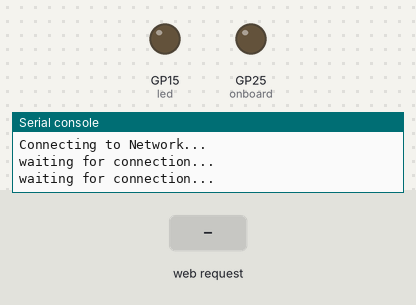
Recording of a program running on a simulated Raspberry Pi Pico running MicroPython. On the bench: output pins drawn as LEDs (lit = HIGH), the last lines printed to the serial console. Inputs (shaded band) come from the test bench. WiFi joins after 1.5 s; values from a settings file that is not in the repository are placeholders.

Above: at 1.2 s.
1.3 s: HTTP request GET /light/on received
At 2.12 s:
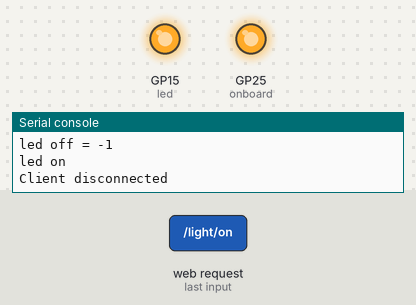
At 3.3 s:
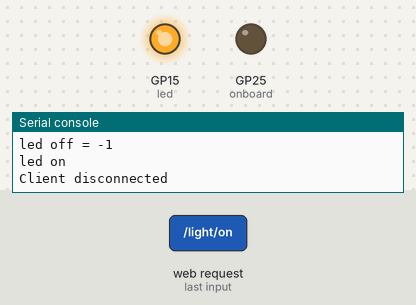
3.7 s: HTTP request GET /light/off received
At 7.37 s:
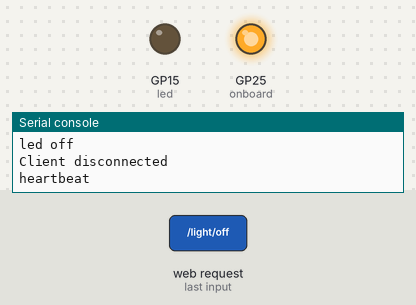
Timing chart, 0 to 14.2 s (numbered marks = the images above; inputs shaded):
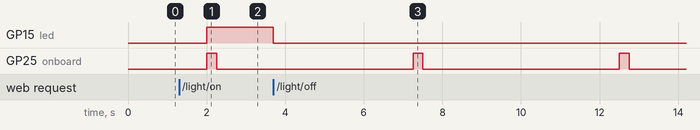

The program:

async_webserver.py
```python
import network
import socket
import time

from machine import Pin
import uasyncio as asyncio

from picozero import pico_temp_sensor, pico_led
from secrets import *

led = Pin(15, Pin.OUT)
onboard = Pin("LED", Pin.OUT, value=0)

ssid = secrets['ssid']
password = secrets['password']

html = """<!DOCTYPE html>
<html>
    <head> <title>Pico W</title> </head>
    <body> <h1>Pico W</h1>
        <p>%s</p>
    </body>
</html>
"""

wlan = network.WLAN(network.STA_IF)

def connect_to_network():
    wlan.active(True)
    wlan.config(pm = 0xa11140)  # Disable power-save mode
    wlan.connect(ssid, password)

    max_wait = 10
    while max_wait > 0:
        if wlan.status() < 0 or wlan.status() >= 3:
            break
        max_wait -= 1
        print('waiting for connection...')
        time.sleep(1)

    if wlan.status() != 3:
        raise RuntimeError('network connection failed')
    else:
        print('connected')
        status = wlan.ifconfig()
        print('ip = ' + status[0])

async def serve_client(reader, writer):
    print("Client connected")
    request_line = await reader.readline()
    print("Request:", request_line)
    # We are not interested in HTTP request headers, skip them
    while await reader.readline() != b"\r\n":
        pass

    request = str(request_line)
    led_on = request.find('/light/on')
    led_off = request.find('/light/off')
    print( 'led on = ' + str(led_on))
    print( 'led off = ' + str(led_off))

    stateis = ""
    if led_on == 6:
        print("led on")
        led.value(1)
        stateis = "LED is ON"

    if led_off == 6:
        print("led off")
        led.value(0)
        stateis = "LED is OFF"

    response = html % stateis
    writer.write('HTTP/1.0 200 OK\r\nContent-type: text/html\r\n\r\n')
    writer.write(response)

    await writer.drain()
    await writer.wait_closed()
    print("Client disconnected")

async def main():
    print('Connecting to Network...')
    connect_to_network()

    print('Setting up webserver...')
    asyncio.create_task(asyncio.start_server(serve_client, "0.0.0.0", 80))
    while True:
        onboard.on()
        print("heartbeat")
        await asyncio.sleep(0.25)
        onboard.off()
        await asyncio.sleep(5)

try:
    asyncio.run(main())
finally:
    asyncio.new_event_loop()
```

Measured:
- after the input at 1.3 s, GP15 (led): LOW → HIGH after 0.71 s
- after the input at 3.7 s, GP15 (led): HIGH → LOW at once
- by itself, GP25 (onboard): alternates HIGH for 0.25 s and LOW for 5.0 s
